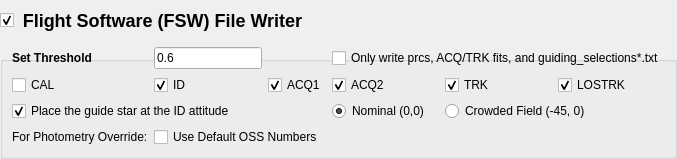
         <widget class="QGroupBox" name="groupBox_fileWriter">
          <property name="sizePolicy">
           <sizepolicy hsizetype="Minimum" vsizetype="Preferred">
            <horstretch>0</horstretch>
            <verstretch>0</verstretch>
           </sizepolicy>
          </property>
          <property name="styleSheet">
           <string notr="true">QGroupBox { font-size: 18px; font-weight: bold; margin-top: 35px } QGroupBox::title { top: -25px }</string>
          </property>
          <property name="title">
           <string>Flight Software (FSW) File Writer</string>
          </property>
          <property name="checkable">
           <bool>true</bool>
          </property>
          <layout class="QGridLayout" name="gridLayout_2">
           <item row="1" column="2">
            <widget class="QCheckBox" name="checkBox_ACQ1">
             <property name="toolTip">
              <string>Acquisition 1</string>
             </property>
             <property name="text">
              <string>ACQ1</string>
             </property>
             <property name="checked">
              <bool>true</bool>
             </property>
            </widget>
           </item>
           <item row="1" column="1">
            <widget class="QCheckBox" name="checkBox_ID">
             <property name="toolTip">
              <string>Identification</string>
             </property>
             <property name="text">
              <string>ID</string>
             </property>
             <property name="checked">
              <bool>true</bool>
             </property>
            </widget>
           </item>
           <item row="1" column="0">
            <widget class="QCheckBox" name="checkBox_CAL">
             <property name="toolTip">
              <string>Calibration</string>
             </property>
             <property name="text">
              <string>CAL</string>
             </property>
            </widget>
           </item>
           <item row="1" column="3">
            <widget class="QCheckBox" name="checkBox_ACQ2">
             <property name="toolTip">
              <string>Acquisition 2</string>
             </property>
             <property name="text">
              <string>ACQ2</string>
             </property>
             <property name="checked">
              <bool>true</bool>
             </property>
            </widget>
           </item>
           <item row="1" column="4">
            <widget class="QCheckBox" name="checkBox_TRK">
             <property name="toolTip">
              <string>Track</string>
             </property>
             <property name="text">
              <string>TRK</string>
             </property>
             <property name="checked">
              <bool>true</bool>
             </property>
            </widget>
           </item>
           <item row="1" column="5">
            <widget class="QCheckBox" name="checkBox_LOSTRK">
             <property name="toolTip">
              <string>Line-of-sight Track</string>
             </property>
             <property name="text">
              <string>LOSTRK</string>
             </property>
             <property name="checked">
              <bool>true</bool>
             </property>
            </widget>
           </item>
           <item row="0" column="0">
            <widget class="QLabel" name="label_threshold">
             <property name="text">
              <string>&lt;html&gt;&lt;head/&gt;&lt;body&gt;&lt;p&gt;&lt;span style=&quot; font-weight:600;&quot;&gt;Set Threshold&lt;/span&gt;&lt;/p&gt;&lt;/body&gt;&lt;/html&gt;</string>
             </property>
            </widget>
           </item>
           <item row="0" column="1">
            <widget class="QLineEdit" name="lineEdit_threshold">
             <property name="maximumSize">
              <size>
               <width>150</width>
               <height>16777215</height>
              </size>
             </property>
             <property name="text">
              <string>0.6</string>
             </property>
            </widget>
           </item>
           <item row="0" column="3" colspan="3">
            <widget class="QCheckBox" name="checkBox_rewritePRC">
             <property name="enabled">
              <bool>true</bool>
             </property>
             <property name="toolTip">
              <string>&lt;html&gt;&lt;head/&gt;&lt;body&gt;&lt;p&gt;Rather than writing FITS images, .dat files, and .prc files for each step above, only rewrite the files needed to run DHAS. Will prompt user to re-select guide and reference stars. Requires that certain files already exist.&lt;/p&gt;&lt;/body&gt;&lt;/html&gt;</string>
             </property>
             <property name="text">
              <string>Only write prcs, ACQ/TRK fits, and guiding_selections*.txt</string>
             </property>
            </widget>
           </item>
           <item row="2" column="0" colspan="3">
            <widget class="QCheckBox" name="checkBox_id_attitude">
             <property name="text">
              <string>Place the guide star at the ID attitude</string>
             </property>
             <property name="checkable">
              <bool>true</bool>
             </property>
             <property name="checked">
              <bool>true</bool>
             </property>
             <property name="tristate">
              <bool>false</bool>
             </property>
            </widget>
           </item>
           <item row="2" column="3">
            <widget class="QRadioButton" name="radioButton_nominal_id_attitude">
             <property name="enabled">
              <bool>true</bool>
             </property>
             <property name="text">
              <string>Nominal (0,0)</string>
             </property>
             <property name="checked">
              <bool>true</bool>
             </property>
             <attribute name="buttonGroup">
              <string notr="true">buttonGroup_idAttitude</string>
             </attribute>
            </widget>
           </item>
           <item row="2" column="4" colspan="2">
            <widget class="QRadioButton" name="radioButton_crowded_id_attitude">
             <property name="enabled">
              <bool>true</bool>
             </property>
             <property name="text">
              <string>Crowded Field (-45, 0)</string>
             </property>
             <attribute name="buttonGroup">
              <string notr="true">buttonGroup_idAttitude</string>
             </attribute>
            </widget>
           </item>
           <item row="3" column="0">
            <widget class="QLabel" name="label_OSS">
             <property name="text">
              <string>For Photometry Override:</string>
             </property>
            </widget>
           </item>
           <item row="3" column="1" colspan="2">
            <widget class="QCheckBox" name="checkBox_OSS">
             <property name="text">
              <string>Use Default OSS Numbers </string>
             </property>
            </widget>
           </item>
          </layout>
          <zorder>checkBox_CAL</zorder>
          <zorder>checkBox_ID</zorder>
          <zorder>checkBox_ACQ1</zorder>
          <zorder>checkBox_ACQ2</zorder>
          <zorder>checkBox_TRK</zorder>
          <zorder>label_threshold</zorder>
          <zorder>lineEdit_threshold</zorder>
          <zorder>checkBox_rewritePRC</zorder>
          <zorder>checkBox_LOSTRK</zorder>
          <zorder>checkBox_id_attitude</zorder>
          <zorder>radioButton_nominal_id_attitude</zorder>
          <zorder>radioButton_crowded_id_attitude</zorder>
         </widget>
